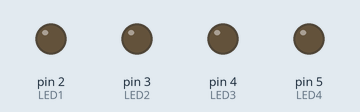
Recording of a sketch running on a simulated Arduino Uno, built with avr-gcc and run on an emulated ATmega328P. Shown: output pins drawn as LEDs (lit = HIGH).

Above: at 0.5 s.
At 4.5 s:
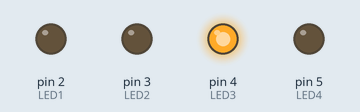
At 6.5 s:
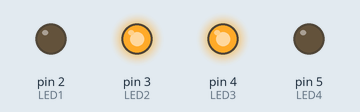
At 8.5 s:
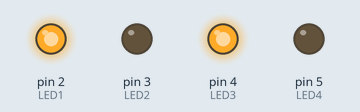
At 12.5 s:
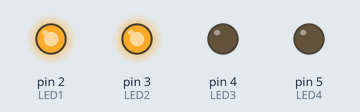
At 17.5 s:
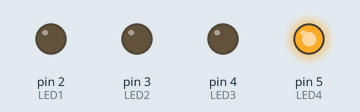
Timing chart, 0 to 18.4 s (numbered marks = the images above):
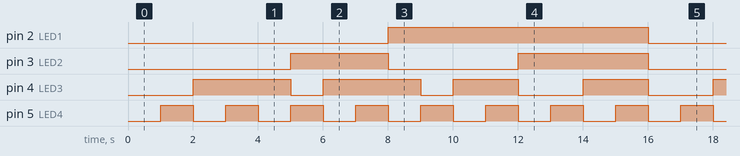

The sketch:

Monday_BinaryCounter.ino
```cpp
//Set LED variables
int LED1 = 2;
int LED2 = 3;
int LED3 = 4;
int LED4 = 5;


void setup() {
  // put your setup code here, to run once:
  pinMode(LED1, OUTPUT);
  pinMode(LED2, OUTPUT);
  pinMode(LED3, OUTPUT);
  pinMode(LED4, OUTPUT);


}

void loop() {
//  //Test all LEDs are working to ensure everything is wired correctly
//  digitalWrite(LED1, HIGH);
//  digitalWrite(LED2, HIGH);
//  digitalWrite(LED3, HIGH);
//  digitalWrite(LED4, HIGH);

  //Begin Binary Counter (0000)
  digitalWrite(LED1, LOW);
  digitalWrite(LED2, LOW);
  digitalWrite(LED3, LOW);
  digitalWrite(LED4, LOW);
  delay(1000);

  //0001
  digitalWrite(LED1, LOW);
  digitalWrite(LED2, LOW);
  digitalWrite(LED3, LOW);
  digitalWrite(LED4, HIGH);
  delay(1000);

  //0010
  digitalWrite(LED1, LOW);
  digitalWrite(LED2, LOW);
  digitalWrite(LED3, HIGH);
  digitalWrite(LED4, LOW);
  delay(1000);

  //0011
  digitalWrite(LED1, LOW);
  digitalWrite(LED2, LOW);
  digitalWrite(LED3, HIGH);
  digitalWrite(LED4, HIGH);
  delay(1000);

  //0100
  digitalWrite(LED1, LOW);
  digitalWrite(LED2, LOW);
  digitalWrite(LED3, HIGH);
  digitalWrite(LED4, LOW);
  delay(1000);

  //0101
  digitalWrite(LED1, LOW);
  digitalWrite(LED2, HIGH);
  digitalWrite(LED3, LOW);
  digitalWrite(LED4, HIGH);
  delay(1000);

  //0110
  digitalWrite(LED1, LOW);
  digitalWrite(LED2, HIGH);
  digitalWrite(LED3, HIGH);
  digitalWrite(LED4, LOW);
  delay(1000);

  //0111
  digitalWrite(LED1, LOW);
  digitalWrite(LED2, HIGH);
  digitalWrite(LED3, HIGH);
  digitalWrite(LED4, HIGH);
  delay(1000);

  //1000
  digitalWrite(LED1, HIGH);
  digitalWrite(LED2, LOW);
  digitalWrite(LED3, HIGH);
  digitalWrite(LED4, LOW);
  delay(1000);

  //1001
  digitalWrite(LED1, HIGH);
  digitalWrite(LED2, LOW);
  digitalWrite(LED3, LOW);
  digitalWrite(LED4, HIGH);
  delay(1000);

  //1010
  digitalWrite(LED1, HIGH);
  digitalWrite(LED2, LOW);
  digitalWrite(LED3, HIGH);
  digitalWrite(LED4, LOW);
  delay(1000);

  //1011
  digitalWrite(LED1, HIGH);
  digitalWrite(LED2, LOW);
  digitalWrite(LED3, HIGH);
  digitalWrite(LED4, HIGH);
  delay(1000);

  //1100
  digitalWrite(LED1, HIGH);
  digitalWrite(LED2, HIGH);
  digitalWrite(LED3, LOW);
  digitalWrite(LED4, LOW);
  delay(1000);

  //1101
  digitalWrite(LED1, HIGH);
  digitalWrite(LED2, HIGH);
  digitalWrite(LED3, LOW);
  digitalWrite(LED4, HIGH);
  delay(1000);

  //1110
  digitalWrite(LED1, HIGH);
  digitalWrite(LED2, HIGH);
  digitalWrite(LED3, HIGH);
  digitalWrite(LED4, LOW);
  delay(1000);

  //1111
  digitalWrite(LED1, HIGH);
  digitalWrite(LED2, HIGH);
  digitalWrite(LED3, HIGH);
  digitalWrite(LED4, HIGH);
  delay(1000);

}
```

Measured:
- by itself, pin 2 (LED1): alternates HIGH for 8.0 s and LOW for 8.0 s
- by itself, pin 3 (LED2): LOW → HIGH at 5.0 s, → LOW 3.0 s later, → HIGH 4.0 s later, → LOW 4.0 s later, … (9 changes in this stretch)
- by itself, pin 4 (LED3): repeats every 16.0 s: LOW 1.0 s, HIGH 3.0 s, LOW 1.0 s, 2 × (HIGH 2.0 s, LOW 2.0 s), HIGH 3.0 s
- by itself, pin 5 (LED4): alternates HIGH for 1.0 s and LOW for 1.0 s
